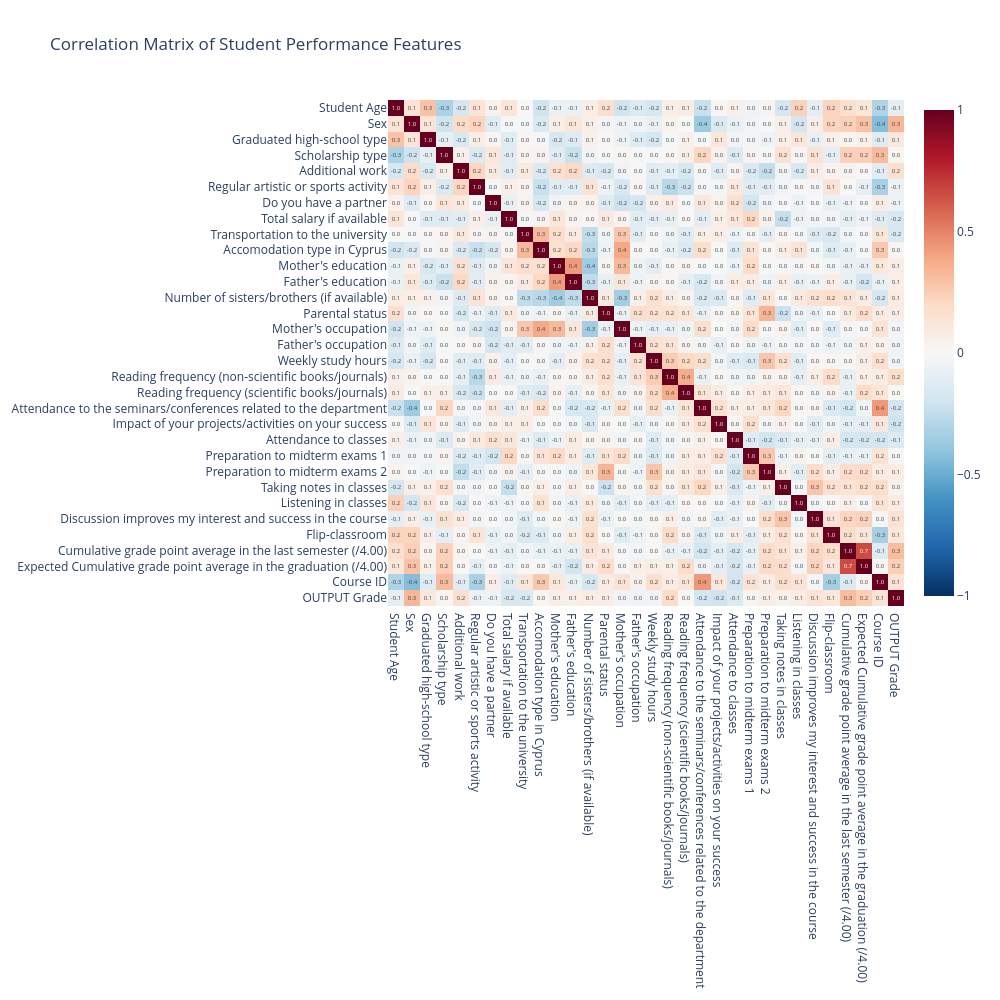

The cell this chart's notebook holds for it:
### Markdown cell above
### Observing Feature Relationships

To help clearly define our research questions, we can firstly develop a correlation matrix to understand the relationships among features. This will give us insight on potential relationships among features and aid in modeling decisions.

### Code cell
import plotly.express as px  # Interactive visualizations

# Calculate the correlation matrix
corr_matrix = hesp_df_scaled.corr()

# Create the heatmap using Plotly
fig = px.imshow(
    corr_matrix,
    text_auto=".1f",
    aspect="auto",
    color_continuous_scale='RdBu_r',
    zmin=-1, zmax=1,
    title='Correlation Matrix of Student Performance Features'
)

# Update layout for better readability
fig.update_layout(width=1000, height=1000)

fig.show()

### Figure 1 — Plotly figure (JSON) as saved in the notebook; plotly's stock layout.template omitted (floating-point values rounded to 4 significant figures; data arrays with more than 128 entries replaced by an {"elided": "..."} marker saying what was removed)
{"data": [{"coloraxis": "coloraxis", "hovertemplate": "x: %{x}<br>y: %{y}<br>color: %{z}<extra></extra>", "name": "0", "texttemplate": "%{z:.1f}", "type": "heatmap", "x": ["Student Age", "Sex", "Graduated high-school type", "Scholarship type", "Additional work", "Regular artistic or sports activity", "Do you have a partner", "Total salary if available", "Transportation to the university", "Accomodation type in Cyprus", "Mother's education", "Father's education", "Number of sisters/brothers (if available)", "Parental status", "Mother's occupation", "Father's occupation", "Weekly study hours", "Reading frequency (non-scientific books/journals)", "Reading frequency (scientific books/journals)", "Attendance to the seminars/conferences related to the department", "Impact of your projects/activities on your success", "Attendance to classes", "Preparation to midterm exams 1", "Preparation to midterm exams 2", "Taking notes in classes", "Listening in classes", "Discussion improves my interest and success in the course", "Flip-classroom", "Cumulative grade point average in the last semester (/4.00)", "Expected Cumulative grade point average in the graduation (/4.00)", "Course ID", "OUTPUT Grade"], "xaxis": "x", "y": ["Student Age", "Sex", "Graduated high-school type", "Scholarship type", "Additional work", "Regular artistic or sports activity", "Do you have a partner", "Total salary if available", "Transportation to the university", "Accomodation type in Cyprus", "Mother's education", "Father's education", "Number of sisters/brothers (if available)", "Parental status", "Mother's occupation", "Father's occupation", "Weekly study hours", "Reading frequency (non-scientific books/journals)", "Reading frequency (scientific books/journals)", "Attendance to the seminars/conferences related to the department", "Impact of your projects/activities on your success", "Attendance to classes", "Preparation to midterm exams 1", "Preparation to midterm exams 2", "Taking notes in classes", "Listening in classes", "Discussion improves my interest and success in the course", "Flip-classroom", "Cumulative grade point average in the last semester (/4.00)", "Expected Cumulative grade point average in the graduation (/4.00)", "Course ID", "OUTPUT Grade"], "yaxis": "y", "z": {"elided": "32x32 float values"}}], "layout": {"coloraxis": {"cmax": 1, "cmin": -1, "colorscale": [[0, "rgb(5,48,97)"], [0.1, "rgb(33,102,172)"], [0.2, "rgb(67,147,195)"], [0.3, "rgb(146,197,222)"], [0.4, "rgb(209,229,240)"], [0.5, "rgb(247,247,247)"], [0.6, "rgb(253,219,199)"], [0.7, "rgb(244,165,130)"], [0.8, "rgb(214,96,77)"], [0.9, "rgb(178,24,43)"], [1, "rgb(103,0,31)"]]}, "height": 1000, "title": {"text": "Correlation Matrix of Student Performance Features"}, "width": 1000, "xaxis": {"anchor": "y", "domain": [0, 1]}, "yaxis": {"anchor": "x", "autorange": "reversed", "domain": [0, 1]}}}
